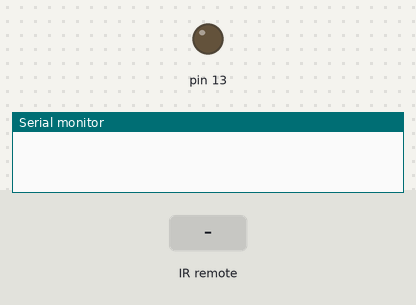
A sketch run on a simulated Arduino Uno, built with avr-gcc and run on an emulated ATmega328P. Parts: output pins drawn as LEDs (lit = HIGH), the last lines printed to the serial monitor. The test bench sets the inputs (shaded band).

Above: at 1.2 s.
1.3 s: infrared code 0xFD08F7 received
At 2.1 s:
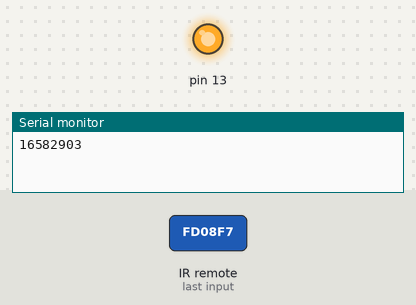
2.8 s: infrared code 0xFD30CF received
At 3.2 s:
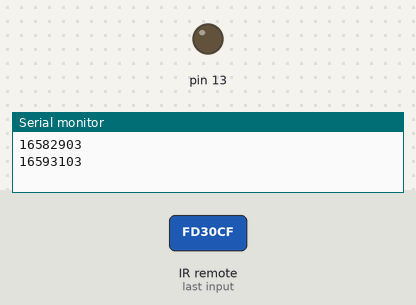
Timing chart, 0 to 5.8 s (numbered marks = the images above; inputs shaded):
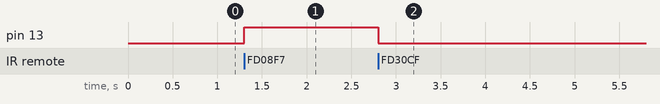

Measured:
- after the input at 1.3 s, pin 13: LOW → HIGH at once
- after the input at 2.8 s, pin 13: HIGH → LOW at once

The sketch:

COD_RECEPTOR_INFRAVERMELHO_KY_022_IR_RECEIVER.ino
```cpp
/* !-- BIBLIOTECAS --! */
#include <IRremote.h>


/* !-- VARIAVEIS --! */
int RECV_PIN = 11;
IRrecv irrecv(11);
decode_results results;


/* !-- INICIO DO SETUP (SO PASSA AQUI 1 VEZ) --! */
void setup()
{
  pinMode(13, OUTPUT);
  Serial.begin(9600);
  irrecv.enableIRIn(); //start the receiver
}


/* !-- INICIO DO LOOP (REPETIÇÃO) --! */
void loop()
{
  if (irrecv.decode(&results))
  {
    Serial.println(results.value);
    irrecv.resume();
  }
  if (results.value == 16582903)
  {
    digitalWrite(13, HIGH);
  }
  if (results.value == 16593103)
  {
    digitalWrite(13, LOW);
  }

}//FIM DO LOOP
```
